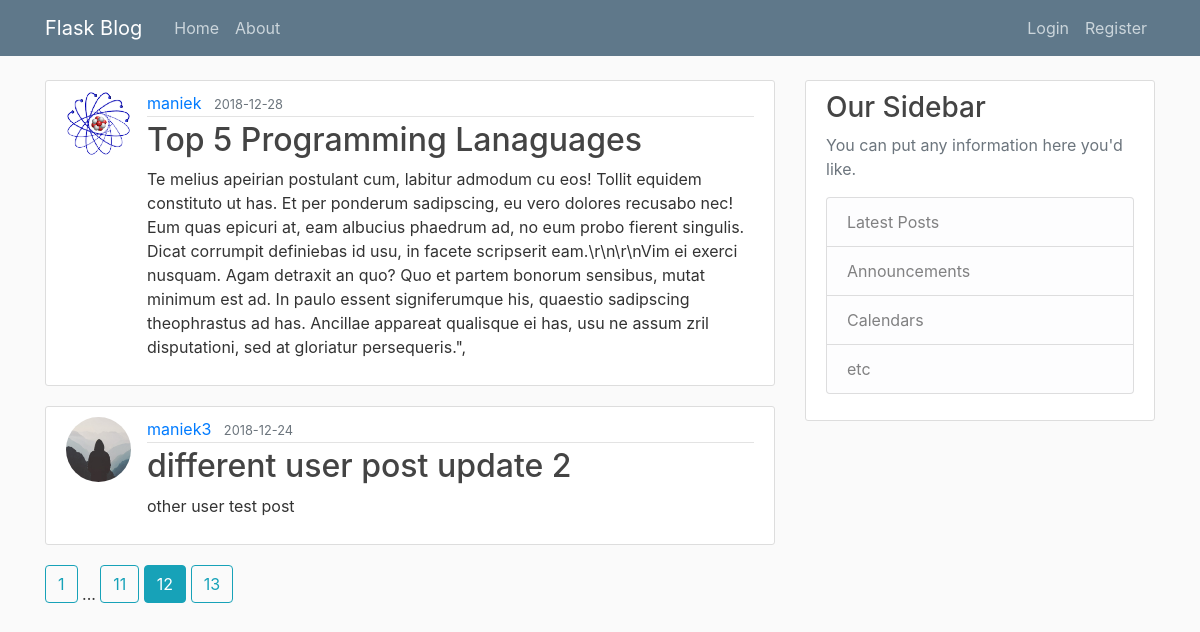
Screenshot of /home?page=12 with the database file from the repository.
### blog/models.py (models this page shows, shortened)
class Post(db.Model):
    id = db.Column(db.Integer, primary_key=True)
    title = db.Column(db.String(100), nullable=False)
    date_posted = db.Column(db.DateTime, nullable=False, default=datetime.utcnow)
    content = db.Column(db.Text, nullable=False)
    user_id = db.Column(db.Integer, db.ForeignKey('user.id'), nullable=False)

class User(db.Model, UserMixin):
    id = db.Column(db.Integer, primary_key=True)
    username = db.Column(db.String(20), unique=True, nullable=False)
    email = db.Column(db.String(120), unique=True, nullable=False)
    image_file = db.Column(db.String(20), nullable=False, default='default.jpg')
    password = db.Column(db.String(60), nullable=False)
    posts = db.relationship('Post', backref='author', lazy=True)

### blog/routes.py (the view)
@app.route("/")
@app.route("/home")
def home():
    page = request.args.get('page', 1, type=int)
    posts = Post.query.order_by(Post.date_posted.desc()).paginate(page=page, per_page=2)
    return render_template('home.html', posts=posts)

### blog/templates/home.html
{% extends "layout.html" %}
{% block content %}
{% for post in posts.items %}
<article class="media content-section">
    <img class="rounded-circle article-img"
         src="{{ url_for('static', filename='profile_pics/' + post.author.image_file) }}">
    <div class="media-body">
        <div class="article-metadata">
            <a class="mr-2" href="{{ url_for('user_posts', username=post.author.username) }}">{{ post.author.username }}</a>
            <small class="text-muted">{{ post.date_posted.strftime('%Y-%m-%d') }}</small>
        </div>
        <h2><a class="article-title" href="{{ url_for('post', post_id=post.id) }}">{{ post.title }}</a></h2>
        <p class="article-content">{{ post.content }}</p>
    </div>
</article>
{% endfor %}
{% for page_num in posts.iter_pages(left_edge=1, right_edge=1, left_current=1, right_current=2) %}
{% if page_num %}
{% if page_num == posts.page %}
<a class="btn btn-info mb-4" href="{{ url_for('home', page=page_num) }}">{{ page_num }}</a>
{% else %}
<a class="btn btn-outline-info mb-4" href="{{ url_for('home', page=page_num) }}">{{ page_num }}</a>
{% endif %}
{% else %}
...
{% endif %}
{% endfor %}
{% endblock content %}

### blog/static/main.css (style rules this page uses)
body { background: #fafafa; color: #333333; margin-top: 5rem; }
h1, h2, h3, h4, h5, h6 { color: #444444; }
.content-section { background: #ffffff; padding: 10px 20px; border: 1px solid #dddddd; border-radius: 3px; margin-bottom: 20px; }
.article-title { color: #444444; }
.article-content { white-space: pre-line; }
.article-img { height: 65px; width: 65px; margin-right: 16px; }
.article-metadata { padding-bottom: 1px; margin-bottom: 4px; border-bottom: 1px solid #e3e3e3 }

### rows the page displays
Post: image_file (picture), author.username "maniek", date_posted "2018-12-28", title "Top 5 Programming Lanaguages", content "Te melius apeirian postulant cum, labitur admodum cu eos! Tollit equidem constituto ut has. Et per ponderum sadipscing, eu vero dolores recusabo nec! Eum quas epicuri at, eam albucius phaedrum ad, no eum probo fierent singulis. Dicat corrumpit definiebas id usu, in facete scripserit eam.\\r\\n\\r\\nVim ei exerci nusquam. Agam detraxit an quo? Quo et partem bonorum sensibus, mutat minimum est ad. In paulo essent signiferumque his, quaestio sadipscing theophrastus ad has. Ancillae appareat qualisque ei has, usu ne assum zril disputationi, sed at gloriatur persequeris.\","
Post: image_file (placeholder picture), author.username "maniek3", date_posted "2018-12-24", title "different user post update 2", content "other user test post"

### other values shown
{{ page_num }} "1" "11" "13"
{{ page_num }} "12"
